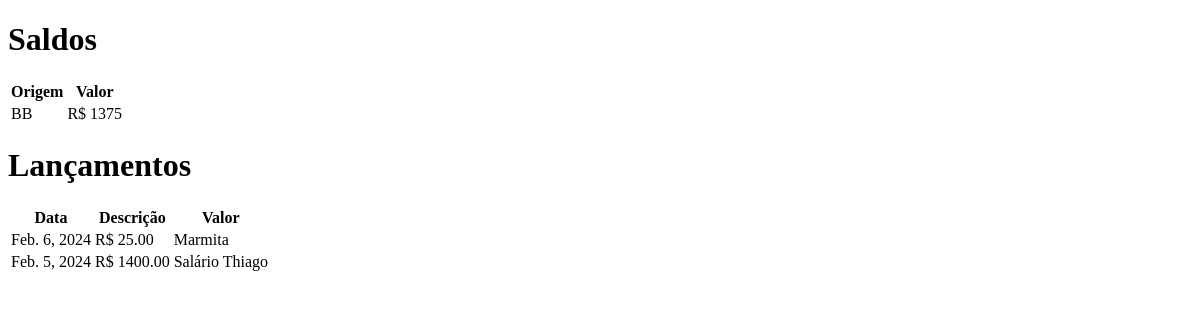
The app's page /, older data.
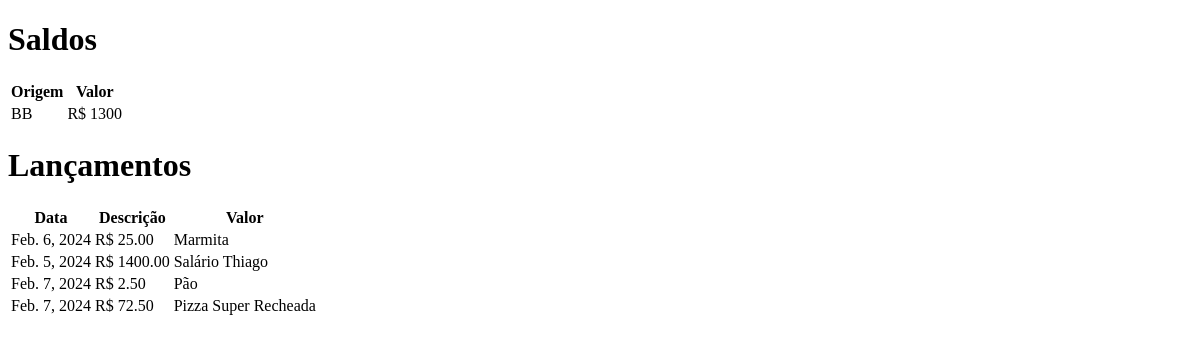
The same page, newer data.
### financeiro/models.py (models this page shows, shortened)
class Lancamento(models.Model):
    ENTRADA = 'e'
    SAIDA = 's'
    TIPO_OPERACAO_CHOICES = [(ENTRADA, 'Entrada'), (SAIDA, 'Saída'),]
    data = models.DateField()
    descricao = models.CharField(max_length=255)
    valor = models.DecimalField(max_digits=10, decimal_places=2)
    categoria = models.ForeignKey(Categoria, on_delete=models.CASCADE)
    origem = models.ForeignKey(Origem, on_delete=models.CASCADE)
    tipo_operacao = models.CharField(max_length=1,
                                     choices=TIPO_OPERACAO_CHOICES)
    @staticmethod
    def calcular_diferencaORM():
        diferenca = (
            Lancamento.objects
            .values('origem__nome')
            .annotate(diferenca=Sum(
                Case(
                    When(tipo_operacao='e', then=F('valor')),
                    default=-F('valor'))))
        )
        return diferenca

### financeiro/views.py (the view)
# urls.py: 2. Add a URL to urlpatterns:  path('', views.home, name='home')
def home(request):
    lctos = Lancamento.objects.all()
    diferenca = Lancamento.calcular_diferencaORM()
    return render(request, 'financeiro/index.html', {"lctos": lctos,
                                                     "diferenca": diferenca})

### financeiro/templates/financeiro/index.html (shortened to what this page needs)
<!DOCTYPE html>
<html lang="pt-br">
<head>
</head>
<body>
    <h1>Saldos</h1>
    <table>
        <thead>
            <tr>
                <th>Origem</th>
                <th>Valor</th>
            </tr>
        </thead>
        {% for dif in diferenca %}
        <tr>
            <td>{{ dif.origem__nome }}</td>
            <td>R$ {{ dif.diferenca }}</td>
        </tr>
        {% endfor %}
    </table>
    <h1>Lançamentos</h1>
    <table>
        <thead>
            <tr>
                <th>Data</th>
                <th>Descrição</th>
                <th>Valor</th>
            </tr>
        </thead>
        {% for lcto in lctos %}
        <tr>
            <td>{{ lcto.data }}</td>
            <td>R$ {{ lcto.valor }}</td>
            <td>{{ lcto.descricao }}</td>
        </tr>
        {% endfor %}
    </table>
</body>
</html>

Row changes from the older to the newer data that the page shows:
added Lancamento: data "Feb. 7, 2024", valor "2.50", descricao "Pão"
added Lancamento: data "Feb. 7, 2024", valor "72.50", descricao "Pizza Super Recheada"
Text that changed along with them:
new list line: "BB R$ 1300"
list line gone: "BB R$ 1375"
